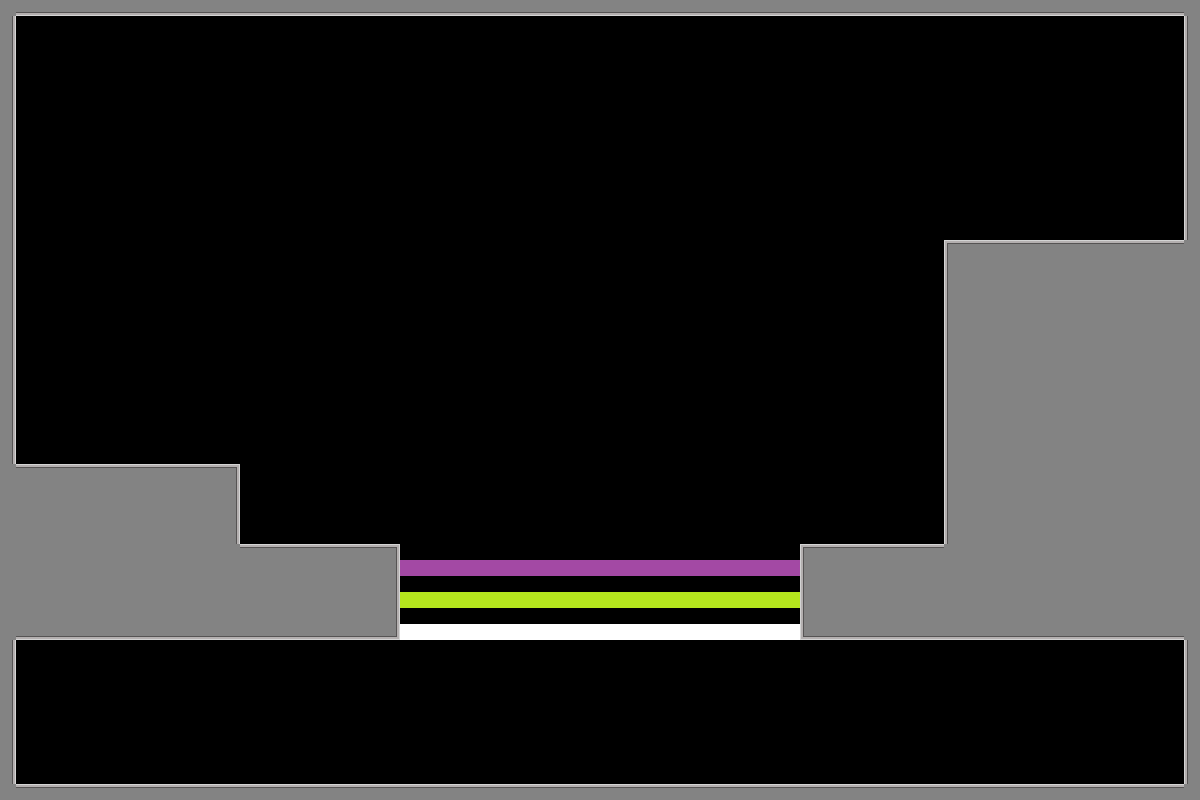

Rendered tile map (Tiled .tmx) drawn with the repository's tilesets; below, a short description and the map source with its tile grids summarised:
An orthogonal 75x50 tile map with 16x16 px tiles, 1 tile layer (Tile Layer 1) and 7 objects (2x gravity_swap, purple_button, green_button, white_button, bad_guy).

<map version="1.10" tiledversion="1.12.2" orientation="orthogonal" renderorder="right-down" width="75" height="50" tilewidth="16" tileheight="16" infinite="0" nextlayerid="3" nextobjectid="9">
 <tileset firstgid="1" source="place_holder_tileset.tsx" />
 <layer id="1" name="Tile Layer 1" width="75" height="50">
  <data>[3750 cells, 964 non-empty, 12 distinct tile ids]</data>
 </layer>
 <objectgroup id="2" name="object_layer">
  <object id="1" name="purple_button" x="64" y="434" width="128" height="32">
   <properties>
    <property name="obj_type" value="button" />
   </properties>
  </object>
  <object id="2" name="green_button" x="1000" y="208" width="128" height="32">
   <properties>
    <property name="obj_type" value="button" />
   </properties>
  </object>
  <object id="3" name="white_button" x="665.83" y="46.2611" width="128" height="32" rotation="180">
   <properties>
    <property name="obj_type" value="button" />
   </properties>
  </object>
  <object id="4" name="bad_guy" x="600" y="674" width="40" height="110">
   <properties>
    <property name="obj_type" value="bad_guy" />
   </properties>
  </object>
  <object id="6" x="638.214" y="1019.45" />
  <object id="7" name="gravity_swap" x="543.576" y="384.324" width="100" height="100">
   <properties>
    <property name="ability_type" value="gravity_swap" />
   </properties>
  </object>
  <object id="8" name="gravity_swap" x="869.318" y="58.5809" width="100" height="100">
   <properties>
    <property name="ability_type" value="gravity_swap" />
   </properties>
  </object>
 </objectgroup>
</map>
